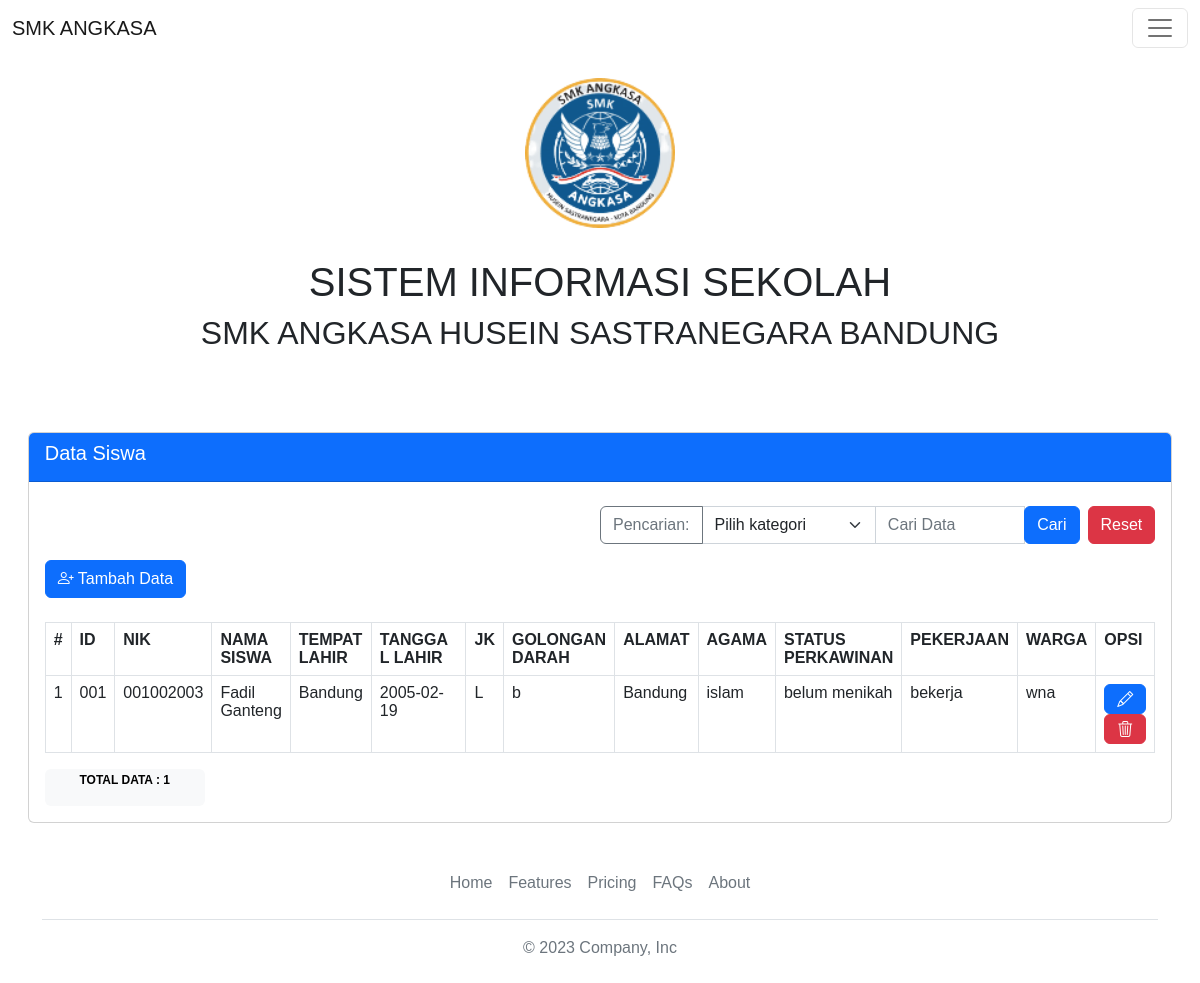
The page /full_stack/tb_siswa/tampil_data_siswa.php on the database its author committed.
### tables this page shows
CREATE TABLE `tb_siswa` (
  `id_siswa` varchar(7) NOT NULL,
  `nik` char(16) DEFAULT NULL,
  `nama` varchar(30) DEFAULT NULL,
  `tempat_lahir` varchar(20) NOT NULL,
  `tanggal_lahir` date NOT NULL,
  `Jenis_kelamin` enum('L','P') NOT NULL,
  `golongan_darah` enum('a','b','ab','o') NOT NULL,
  `alamat` varchar(70) NOT NULL,
  `agama` enum('islam','kristen','buddha','hindu') NOT NULL,
  `status_perkawinan` enum('menikah','belum menikah') NOT NULL,
  `statuspr` enum('bekerja','belum bekerja') NOT NULL,
  `kewarganegaraan` enum('wna','wni') NOT NULL
);

### full_stack/tb_siswa/tampil_data_siswa.php (the view, shortened to what this page needs)
<html lang="en">
<head>
    <link rel="stylesheet" href="mystlye.css">
    <link rel="stylesheet" href="https://cdn.jsdelivr.net/npm/bootstrap@4.0.0/dist/css/bootstrap.min.css"
>
    <link href="https://cdn.jsdelivr.net/npm/bootstrap@5.2.3/dist/css/bootstrap.min.css" rel="stylesheet"
>
    <link rel="stylesheet" href="https://cdn.jsdelivr.net/npm/bootstrap-icons@1.5.0/font/bootstrap-icons.css">
    <link rel="stylesheet" href="https://cdn.jsdelivr.net/npm/bootstrap-icons@1.10.3/font/bootstrap-icons.css">
</head>
<body>
<nav class="navbar bg-body-tertiary fixed-top">
  <div class="container-fluid">
    <a class="navbar-brand" href="#">SMK ANGKASA</a>
    <button class="navbar-toggler" type="button" data-bs-toggle="offcanvas" data-bs-target="#offcanvasNavbar" aria-controls="offcanvasNavbar">
      <span class="navbar-toggler-icon"></span>
    </button>
  </div>
</nav>
    <div class="tbl3">
                <br>
                <br>
                <center> <img src="Assets/foto1.png" width="150" height="150" alt="">
                    <h1> SISTEM INFORMASI SEKOLAH </h1>
                    <h2>SMK ANGKASA HUSEIN SASTRANEGARA BANDUNG</h2>
                </center>
                <br>
                <br>
                <br>
                <div class="card">
                    <div class="card-header text-white bg-primary">
                        <h5>Data Siswa</h5>
                    </div>
                <div class="card-body">
                <div class="table-responsive">
                    <form action="<?php echo $_SERVER["PHP_SELF"]; ?>" method="POST">
                        <div class="plc">
                            <div class="input-group mb-3 ">
                                <button type="button" class="btn btn-outline-secondary">Pencarian:</button>
                                <select class="form-select" aria-label="Default select example" name="kolom" required>
                                    <option value="">Pilih kategori</option>
                                </select>
                                <input type="text" class="form-control" placeholder="Cari Data"
                                    aria-label="Tulis Data Siswa" aria-describedby="addon-wrapping" name="kata kunci"
                                    required />
                                <div class="d-grid gap-2 d-md-flex justify-content-md-end">
                                    <input type="submit" value="Cari" class="btn btn-primary " role="button">
                                    <a href="" class="btn btn-danger" role="button">Reset</a>
                                </div>
                            </div>
                        </div>
                    </form>
                </div>
                <button type="button" class="btn btn-primary" data-toggle="modal" data-target="#exampleModalCenter">
                <i class="bi bi-person-plus"></i> Tambah Data
                </button>
                <br>
                <br>
                <div class="">
                    <table border="1" class="table table-hover table table-bordered">
                        <tr>
                            <th>#</th>
                            <th>ID</th>
                            <th>NIK</th>
                            <th>NAMA SISWA</th>
                            <th>TEMPAT LAHIR</th>
                            <th>TANGGAL LAHIR</th>
                            <th>JK</th>
                            <th>GOLONGAN DARAH</th>
                            <th>ALAMAT</th>
                            <th>AGAMA</th>
                            <th>STATUS PERKAWINAN</th>
                            <th>PEKERJAAN</th>
                            <th>WARGA</th>
                            <th>OPSI</th>
                        </tr>
                        <?php
                        include "../koneksi/koneksi.php";
                        if (isset($_POST['kata_kunci'])) {
                            $kata_kunci = trim($_POST['kata_kunci']);
                            $kolom = "";
                            if ($_POST['kolom'] == 'id_siswa') {
                                $kolom = "id_siswa";
                            } else if ($_POST['kolom'] == 'nik') {
                                $kolom = "nik";
                            } else {
                                $kolom = "nama";
                            }
                            $sql = "select * from tb_siswa where $kolom like '%" . $kata_kunci . "%' order by id_siswa asc";
                        } else {
                            $sql = "select * from tb_siswa order by id_siswa asc";
                        }
                        $query = mysqli_query($koneksi, $sql);
                        $no = 1;
                        while ($data = mysqli_fetch_array($query)) {
                            ?>
                            <tr>
                                <td>
                                    <?php echo $no++; ?>
                                </td>
                                <td>
                                    <?php echo $data['id_siswa']; ?>
                                </td>
                                <td>
                                    <?php echo $data['nik']; ?>
                                </td>
                                <td>
                                    <?php echo $data['nama']; ?>
                                </td>
                                <td>
                                    <?php echo $data['tempat_lahir']; ?>
                                </td>
                                <td>
                                    <?php echo $data['tanggal_lahir']; ?>
                                </td>
                                <td>
                                    <?php echo $data['Jenis_kelamin']; ?>
                                </td>
                                <td>
                                    <?php echo $data['golongan_darah']; ?>
                                </td>
                                <td>
                                    <?php echo $data['alamat']; ?>
                                </td>
                                <td>
                                    <?php echo $data['agama']; ?>
                                </td>
                                <td>
                                    <?php echo $data['status_perkawinan']; ?>
                                </td>
                                <td>
                                    <?php echo $data['statuspr']; ?>
                                </td>
                                <td>
                                    <?php echo $data['kewarganegaraan']; ?>
                                </td>
                                <td>
                                    <a class="btn btn-primary" href="#" data-bs-toggle="modal"
                                        data-bs-target="#staticBackdropedit<?php echo $data['id_siswa']; ?>">
                                        <i class="bi bi-pencil"></i>
                                    </a>
                        </div>
                    </div>
                    <a class="btn btn-danger" href="#" data-bs-toggle="modal"
                        data-bs-target="#staticBackdrophapus<?php echo $data['id_siswa']; ?>">
                    <i class="bi bi-trash3"></i>
                </a>
            <?php } ?>
        </div>
        <div class="badge bg-light text-wrap " style="width: 10rem; color: black;">
            <p>TOTAL DATA :
                <?php echo mysqli_num_rows($query) ?>
            </p>
        </div>
    </div>
    <div class="container">
        <footer class="py-3 my-4">
            <ul class="nav justify-content-center border-bottom pb-3 mb-3">
                <li class="nav-item"><a href="tampil_data_siswa.php" class="nav-link px-2 text-muted">Home</a></li>
                <li class="nav-item"><a href="#" class="nav-link px-2 text-muted">Features</a></li>
                <li class="nav-item"><a href="#" class="nav-link px-2 text-muted">Pricing</a></li>
                <li class="nav-item"><a href="#" class="nav-link px-2 text-muted">FAQs</a></li>
                <li class="nav-item"><a href="#" class="nav-link px-2 text-muted">About</a></li>
            </ul>
            <p class="text-center text-muted">© 2023 Company, Inc</p>
        </footer>
    </div>
</body>
</html>

### full_stack/tb_siswa/mystlye.css (style rules this page uses)
.tbl3 { margin-right: 40px; margin-left: 40px; place-items: center; }
.plc { margin-left: 50%; width: 50%; }
img { margin-top: 30px; margin-bottom: 30px; place-items: center; }

### full_stack/tb_siswa/tampil_data_siswa.php (style rules this page uses)
* { font-family: 'poppins', sans-serif; }

### rows shown on the page
tb_siswa: id_siswa "001", nik "001002003", nama "Fadil Ganteng", tempat_lahir "Bandung", tanggal_lahir "2005-02-19", Jenis_kelamin "L", golongan_darah "b", alamat "Bandung", agama "islam", status_perkawinan "belum menikah", statuspr "bekerja", kewarganegaraan "wna"

### other values the page prints
mysqli_num_rows($query) "1"
